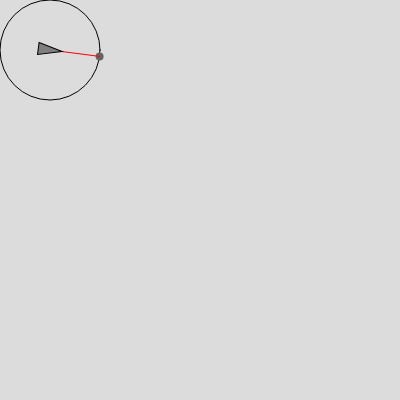
Frame 1 (no input)
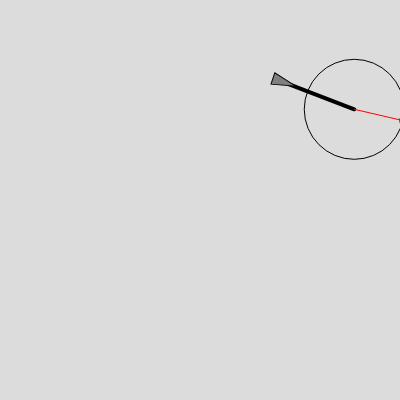
Frame 60 (no input)
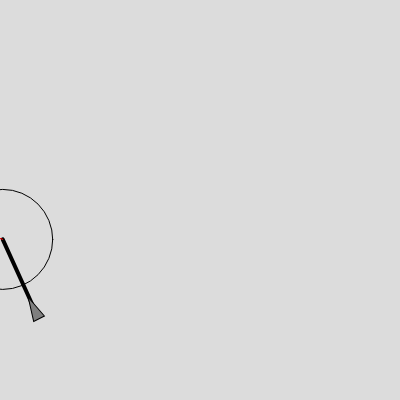
Frame 120 (the mouse pressed at the canvas centre since frame 60)

The p5.js sketch that drew these frames (run headless with seeded random() and noise() and a simulated clock; from frame 60 on, the mouse is pressed at the canvas centre):

// p5.js sketch
// ── sketch.js
/*/*Write the code for Reynolds’s wandering behavior. Use polar coordinates to calculate the vehicle’s target along a circular path.*/

let vehicle;
// let target;


function setup() {
  createCanvas(400, 400);
  vehicle = new Vehicle (50, 50);
  // target = new Target(300, 250);
  // frameRate(20);
}

function draw() {
  background(220);
  
  
  // vehicle.seek(target.position);
  vehicle.wander();
  vehicle.run();
  // vehicle.update();
  // vehicle.checkEdges();
  // vehicle.show();
  // target.show();
}



class Vehicle{
  constructor(x, y){
    this.position = createVector(x, y);
    this.velocity = createVector();
    this.acceleration = createVector();
    this.maxspeed = 5;
    this.maxforce = 0.2;
    this.r = 6;
    this.theta = 0;
  }
  
  run(){
    this.update();
    this.checkEdges();
    this.show();
  }
  
  update(){
    this.velocity.add(this.acceleration);
    this.velocity.limit(this.maxspeed);
    this.position.add(this.velocity);
    this.acceleration.mult(0);   
    console.log(this.position);
  }
  
  seek(target){
    let desiredVelocity = p5.Vector.sub(target, this.position);
    desiredVelocity.setMag(this.maxspeed);
    let steerForce = p5.Vector.sub(desiredVelocity, this.velocity);
    steerForce.limit(this.maxforce);
    this.applyForce(steerForce);
    
  }
  
  wander(){
    // predicts its future position as a fixed distance in front of it
    let extendedVelocity = this.velocity.copy();
    let newMagnitude = 80;
    extendedVelocity.setMag(newMagnitude);
    let endPoint = p5.Vector.add(this.position, extendedVelocity);
    // draw the line from the current position to the future position
    strokeWeight(4);
    line(this.position.x, this.position.y, endPoint.x, endPoint.y);
    
    // draw the circle from the newly predicted position
    let radius = 50;
    noFill();
    strokeWeight(1);
    circle(endPoint.x, endPoint.y, radius*2)
    // choose a random point on the circle as the desired position
    // let theta = random(-PI, PI);
    this.theta += random(-0.3, 0.3); // this define the changing angle, rather than the rotation angle
    let heading = this.velocity.heading(); // returns the angle (in radians) of the vehicle’s current velocity vector.
    let x = cos(this.theta + heading) * radius;
    let y = sin(this.theta + heading) * radius;
    let randomPos = createVector(x, y).add(endPoint); // turn  point (x, y) from polar coordinate to absolute coordinate
    
    // draw the random point
    noStroke();
    fill(100);
    circle(randomPos.x, randomPos.y, 8);
    
    // calculate the desired vector from the newly predicted position to the random point
    // let desired = p5.Vector.sub(randomPos, this.position);
    // desired.setMag(this.maxspeed);
    
    // calculate the steering force and apply it to the vehicle: steering = desired - currentVelocity
    // let steerForce = p5.Vector.sub(desired, this.velocity);
    // steerForce.limit(this.maxforce);
    // this.applyForce(steerForce);
    
    this.seek(randomPos);
    
    // draw the steerForce vector
    strokeWeight(1);
    stroke(255, 0, 0);
    line(endPoint.x, endPoint.y, randomPos.x, randomPos.y);
  }
  
  applyForce(force){
    this.acceleration.add(force);
    console.log(this.acceleration.copy());
  }
  
  show(){
    // The vehicle is a triangle pointing in the direction of velocity.
    let angle = this.velocity.heading();
    fill(127);
    stroke(0);
    push();
    translate(this.position.x, this.position.y);
    rotate(angle);
    beginShape();
    vertex(this.r * 2, 0);
    vertex(-this.r * 2, -this.r);
    vertex(-this.r * 2, this.r);
    endShape(CLOSE);
    pop();
  }
  
  checkEdges(){
    if (this.position.x >= width){
      this.position.x = 0;
    }else if(this.position.x <= 0){
      this.position.x = width;
    }
    
    if (this.position.y >= height){
      this.position.y = 0;
    }else if(this.position.y <= 0){
      this.position.y = height;
    }
  }
  
}


class Target{
  constructor(x, y){
    this.position = createVector(x, y);
  }
  
  show(){
    fill(100);
    strokeWeight(2);
    circle(this.position.x, this.position.y, 50);
  }
}
